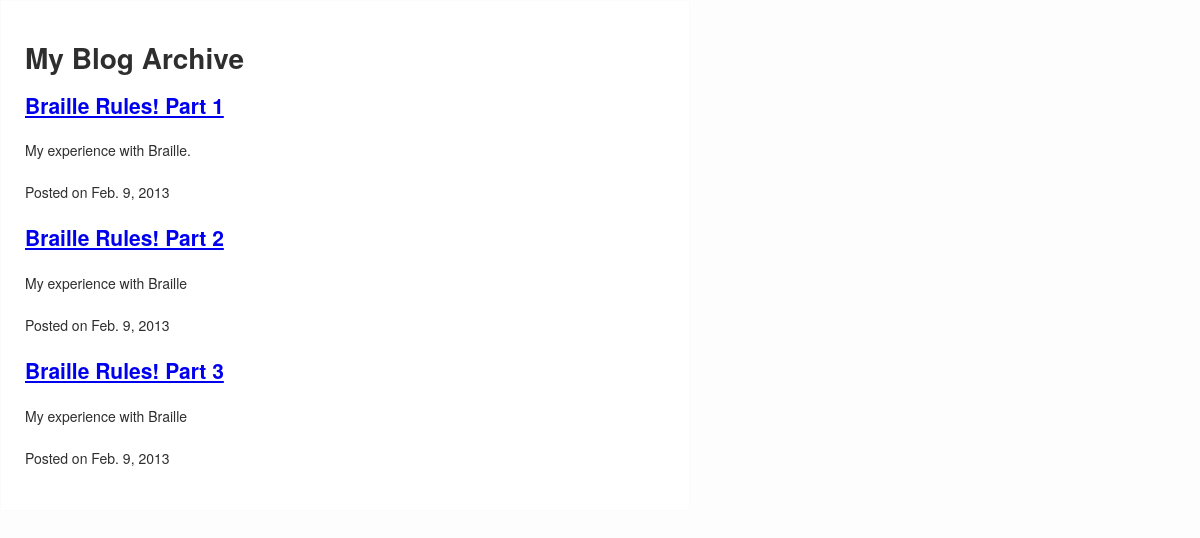
/, run on an earlier commit of the app's database.
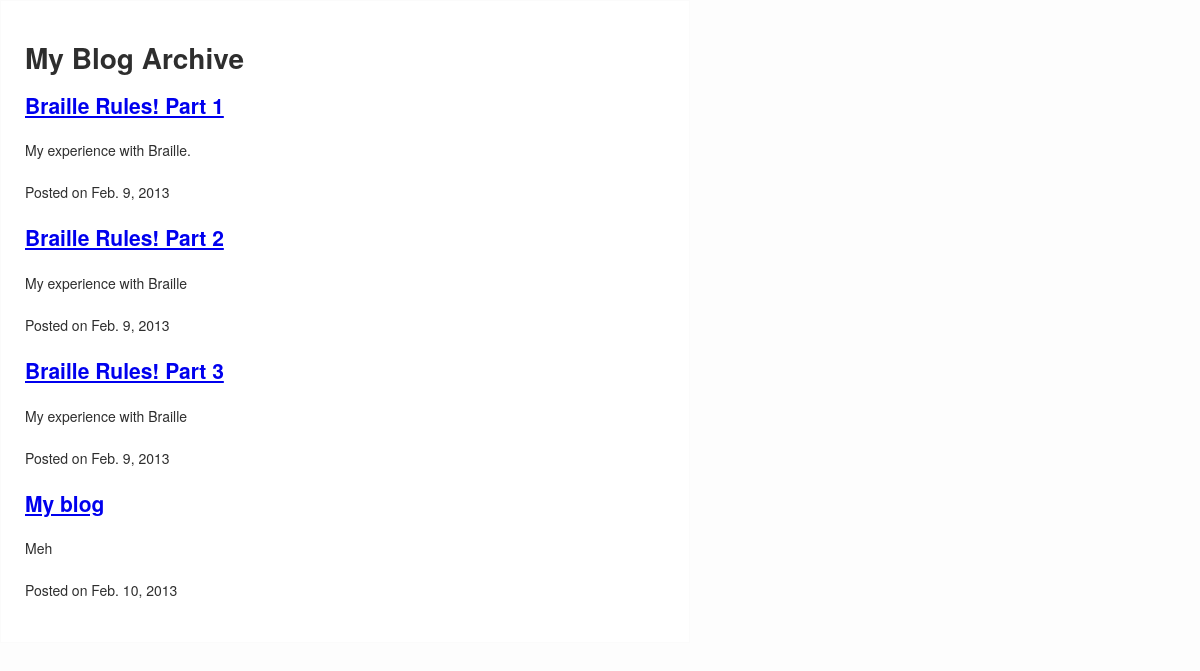
And on a later commit of the database.
### blog/models.py (models this page shows, shortened)
class Post(models.Model):
	title = models.CharField(max_length=255)
	slug = models.SlugField(unique=True, max_length=255)
	description = models.CharField(max_length=255)
	content = models.TextField()
	published = models.BooleanField(default=True)
	created = models.DateTimeField(auto_now_add=True)
	class meta:
		order =['-created']
	def get_absolute_url(self):
		return reverse('blog.views.post', args=[self.slug])

### blog/views.py (the view)
# urls.py: url(r'^$', 'blog.views.index'),
def index(request):
	posts = Post.objects.filter(published=True)
	return render(request, 'blog/index.html', {'posts': posts})

### netmag/templates/blog/index.html (shortened to what this page needs)
{% extends 'base.html' %}
{% block content %}
<h1> My Blog Archive </h1>
{% for post in posts %}
<div class="post">
<h2>
<a href=
"{{post.get_absolute_url}}">
{{post.title}}
</a>
</h2>
<p>{{post.description}}</p>
<p>Posted on
<time datetime="{{post.created|date:"c"}}">
{{post.created|date}}
</time>
</p>
</div>
{% endfor %}
{% endblock %}

What changed in the data, as far as the page shows it:
added Post: title "My blog", description "Meh", created "Feb. 10, 2013"
